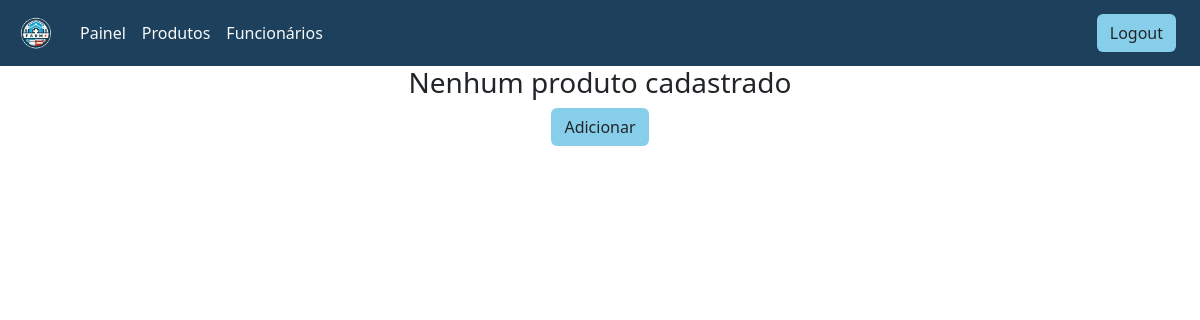
Before: /produtos.php (signed in) with the older database file.
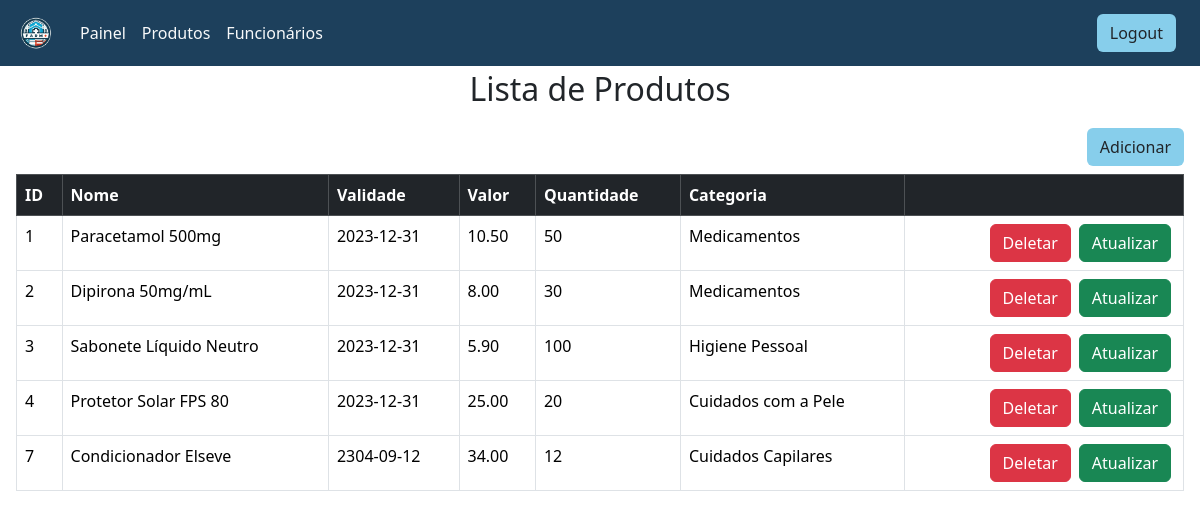
After: the same page with the newer database file.
### tables this page shows
CREATE TABLE `produtos` (
  `idprodutos` int(11) NOT NULL AUTO_INCREMENT,
  `nome` varchar(145) NOT NULL,
  `validade` date NOT NULL,
  `valor` decimal(10,2) NOT NULL,
  `quantidade` int(11) NOT NULL,
  `idcategoria` int(11) NOT NULL,
  PRIMARY KEY (`idprodutos`),
  KEY `produtos_ibfk_1` (`idcategoria`),
  CONSTRAINT `produtos_ibfk_1` FOREIGN KEY (`idcategoria`) REFERENCES `categoria` (`idcategoria`) ON DELETE CASCADE ON UPDATE CASCADE
);

CREATE TABLE `categoria` (
  `idcategoria` int(11) NOT NULL AUTO_INCREMENT,
  `nomecategoria` varchar(45) NOT NULL,
  PRIMARY KEY (`idcategoria`)
);

### produtos.php (the view, shortened to what this page needs)
<?php
    require 'conexao.php';
$sql = "SELECT p.idprodutos, p.nome AS nome_produto, p.validade, p.valor, p.quantidade, c.nomecategoria
FROM produtos p
INNER JOIN categoria c ON p.idcategoria = c.idcategoria";
$result = $conn->prepare($sql);
$result->execute();
$produtos = $result->fetchAll(PDO::FETCH_ASSOC);
?>
<!DOCTYPE html>
<html lang="pt-br">
<head>
    <link href="https://cdn.jsdelivr.net/npm/bootstrap@5.3.3/dist/css/bootstrap.min.css" rel="stylesheet">
<link rel="stylesheet" href="./CSS/painel.css">
</head>
<body>
<div class="container container-bg p-0">
        <nav class="navbar navbar-expand-sm d-flex aligh-items-center justify-items-center justify-content-start" style="background-color: #1d405c">
            <a class="navbar-brand mx-3" href="#">
                <img src="./images/logo-certa.png" alt="" style="width:40px;" class="rounded-pill ">
            </a>
            <div class="collapse navbar-collapse" tabindex="-1" id="navbarNav" >
                <ul class="navbar-nav ">
                    <li class="nav-item ">
                        <a class="nav-link active link-light" href="index.php">Painel</a>
                    </li>
                    <li class="nav-item">
                        <a class="nav-link active link-light" href="produtos.php">Produtos</a>
                    </li>
                    <li class="nav-item">
                        <a class="nav-link active link-light" href="funcionarios.php">Funcionários</a>
                    </li>
                </ul>
                <div class="d-grid gap-4 d-sm-flex justify-content-sm-end collapse navbar-collapse" id="navbarNav">
                    <button class="btn me-sm-4" type="button" style="background: #87CEEB;">
                        <a class="text-decoration-none link-dark" href="./verificador/logout.php">Logout</a>
                    </button>
                </div>
            </div>
        </nav>
<?php
if(count($produtos) > 0){
?>
<div class="d-flex align-items-center justify-content-center">
    <h2 class="py-1">Lista de Produtos</h2>
</div>
<div class="d-flex align-items-center justify-content-end mx-3 my-2">
    <button type="button" class="btn" data-bs-toggle="modal" data-bs-target="#staticBackdrop" style="background-color:#87CEEB">
        Adicionar
    </button>
</div>
<div class="px-3 ">
    <table class="table table-responsive table-hover m-0 p-3 table-bordered ">
        <thead class="table-dark">
            <tr>
                <th scope="col">ID</th>
                <th scope="col">Nome</th>
                <th scope="col">Validade</th>
                <th scope="col">Valor</th>
                <th scope="col">Quantidade</th>
                <th scope="col">Categoria</th>
                <th scope="col"></th>
            </tr>
        </thead>
        <tbody>
        <?php
            foreach($produtos as $produto){
                $modalId = "Backdrop" . $produto['idprodutos'];
                echo "<tr>";
                echo "<td>" . $produto['idprodutos'] . "</td>";
                echo "<td>" . $produto['nome_produto'] . "</td>";
                echo "<td>" . $produto['validade'] . "</td>";
                echo "<td>" . $produto['valor'] . "</td>";
                echo "<td>" . $produto['quantidade'] . "</td>";
                echo "<td>" . $produto['nomecategoria'] . "</td>";
                echo "<td>
                <div class='d-flex align-items-center justify-content-sm-end mx-1'>
                    <form method='post' action='./verificador/prodDel.php'>
                        <input type='hidden' name='idprodutos' value='" . $produto['idprodutos'] . "' />
                        <input type='hidden' name='nome' value='" . $produto['nome_produto'] . "' />
                        <button class='btn btn-danger mx-2' type='submit'>Deletar</button>
                    </form>
                    <button type='button' class='btn btn-success' data-bs-toggle='modal' data-bs-target='#" . $modalId . "'>
                        Atualizar
                    </button>
                    <div class='modal fade' id='" . $modalId . "' data-bs-backdrop='static' data-bs-keyboard='false' tabindex='-1' aria-labelledby='staticBackdropLabel' aria-hidden='true'>
                                        <input type='hidden' name='idprodutos' value='" . $produto['idprodutos'] . "' />
                                            <input type='text' class='form-control' value='". $produto['nome_produto'] ."' name='nome' required>
                                            <input type='date' class='form-control' value='". $produto['validade'] ."' name='validade' required>
                                            <input type='number' class='form-control' value='". $produto['valor'] ."' name='valor' required>
                                            <input type='number' class='form-control' value='". $produto['quantidade'] ."' name='quantidade'  required>
                                            <select name='categoria' value='" . $produto['nomecategoria'] . "' class='form-control' required>
                                            </select>
                    </div>
                </div>
                </td>";
            }
        ?>
        </tbody>
    </table>
    <?php
        }else{
            echo "<h3 style='text-align: center;'>Nenhum produto cadastrado</h3>";
        ?>
        <div class="d-flex align-items-center justify-content-center">
            <button type="button" class="btn " data-bs-toggle="modal" data-bs-target="#staticBackdrop" style="background-color:#87CEEB">
                Adicionar
            </button>
        </div>
    <?php
        }
    ?>
</div>
</body>
</html>

### CSS/painel.css (style rules this page uses)
* { margin: 0; padding: 0; }
.container-bg { min-height: 100vh; min-width: 100%; }

Changed rows visible on the page:
added produtos: idprodutos "1", nome "Paracetamol 500mg", validade "2023-12-31", valor "10.50", quantidade "50", idcategoria.nomecategoria "Medicamentos"
added produtos: idprodutos "2", nome "Dipirona 50mg/mL", validade "2023-12-31", valor "8.00", quantidade "30", idcategoria.nomecategoria "Medicamentos"
added produtos: idprodutos "3", nome "Sabonete Líquido Neutro", validade "2023-12-31", valor "5.90", quantidade "100", idcategoria.nomecategoria "Higiene Pessoal"
added produtos: idprodutos "4", nome "Protetor Solar FPS 80", validade "2023-12-31", valor "25.00", quantidade "20", idcategoria.nomecategoria "Cuidados com a Pele"
added produtos: idprodutos "7", nome "Condicionador Elseve", validade "2304-09-12", valor "34.00", quantidade "12", idcategoria.nomecategoria "Cuidados Capilares"
Other visible differences:
text no longer shown: "Nenhum produto cadastrado"
text now shown: "Lista de Produtos ID Nome Validade Valor Quantidade Categoria"
